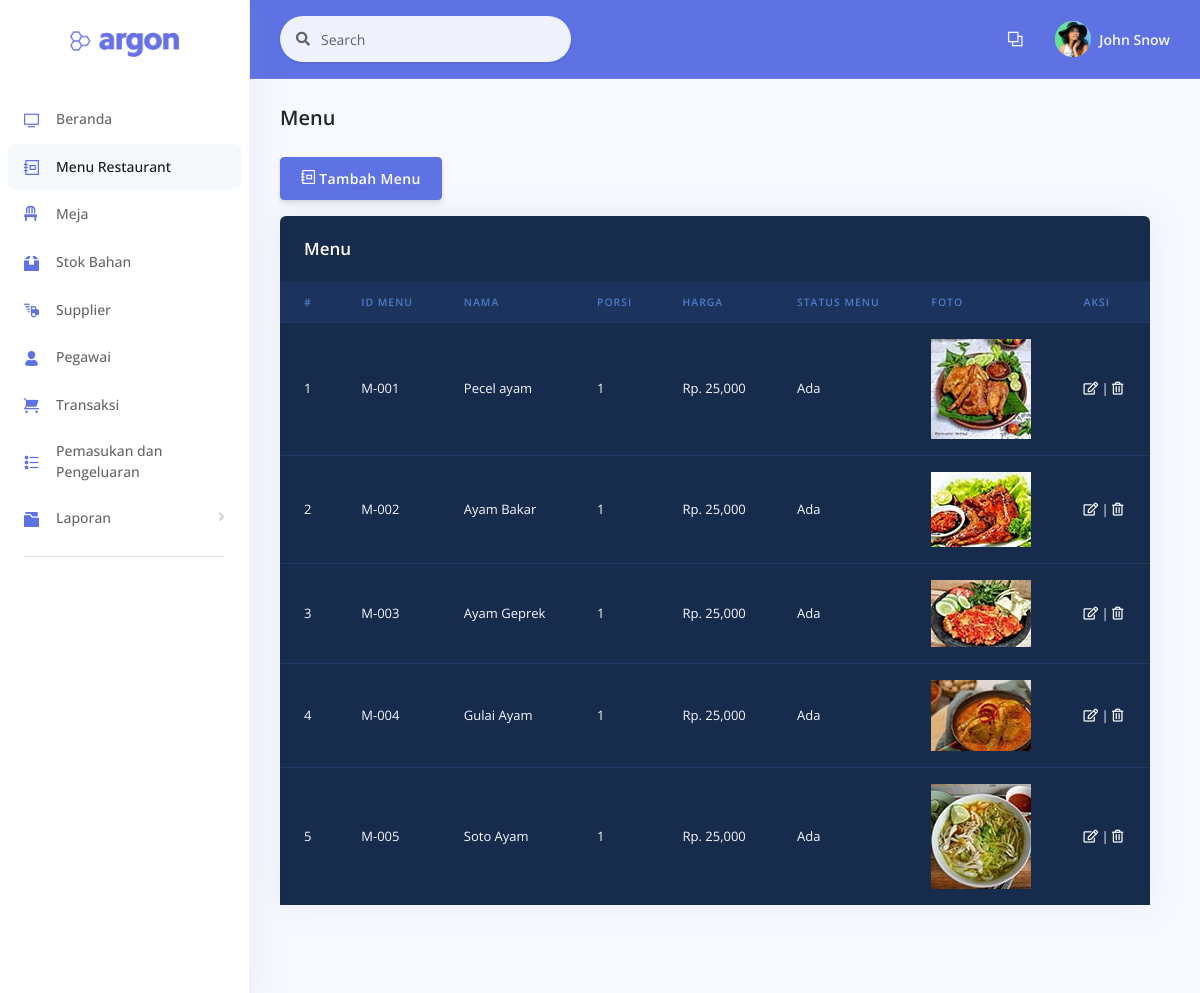
/examples/menu.php, run on the app's committed database.
### tables this page shows
CREATE TABLE `menu` (
  `id_menu` varchar(5) NOT NULL,
  `nama_menu` varchar(50) NOT NULL,
  `porsi` int(11) NOT NULL,
  `harga` int(11) NOT NULL,
  `status_menu` varchar(10) NOT NULL,
  `estimasi_waktu_buat` time NOT NULL,
  `gambar` varchar(100) NOT NULL
);

### examples/functions.php (called while the page is built, shortened)
<?php
function koneksi() {
	$conn = mysqli_connect("localhost", "root", "");
	mysqli_select_db($conn, "pw_restaurant");
	return $conn;
}
function query($sql) {
	$conn = koneksi();
	$result = mysqli_query($conn, "$sql");
	$rows = [];
	while ($row = mysqli_fetch_assoc($result)) {
		$rows[] = $row;
	}
	return $rows;
}
?>

### examples/menu.php (the view, shortened to what this page needs)
<?php
  require 'functions.php';
  $menu = query("SELECT * FROM menu");
?>
<!DOCTYPE html>
<html>
<head>
  <link rel="stylesheet" href="../assets/vendor/nucleo/css/nucleo.css" type="text/css">
  <link rel="stylesheet" href="../assets/vendor/@fortawesome/fontawesome-free/css/all.min.css" type="text/css">
  <link rel="stylesheet" href="../assets/css/argon.css?v=1.2.0" type="text/css">
  <link rel="stylesheet" href="../assets/css/style.css">
</head>
<body>
  <nav class="sidenav navbar navbar-vertical  fixed-left  navbar-expand-xs navbar-light bg-white" id="sidenav-main">
    <div class="scrollbar-inner">
      <div class="sidenav-header  align-items-center">
        <a class="navbar-brand" href="javascript:void(0)">
          <img src="../assets/img/brand/blue.png" class="navbar-brand-img" alt="...">
        </a>
      </div>
      <div class="navbar-inner">
        <div class="collapse navbar-collapse" id="sidenav-collapse-main">
          <ul class="navbar-nav">
            <li class="nav-item">
              <a class="nav-link" href="beranda.php">
                <i class="ni ni-tv-2 text-primary"></i>
                <span class="nav-link-text">Beranda</span>
              </a>
            </li>
            <li class="nav-item">
              <a class="nav-link active" href="menu.php">
                <i class="ni ni-collection text-primary"></i>
                <span class="nav-link-text">Menu Restaurant</span>
              </a>
            </li>
            <li class="nav-item">
              <a class="nav-link" href="meja.php">
                <i class="fas fa-chair text-primary"></i>
                <span class="nav-link-text">Meja</span>
              </a>
            </li>
            <li class="nav-item">
              <a class="nav-link" href="stok.php">
                <i class="ni ni-box-2 text-primary"></i>
                <span class="nav-link-text">Stok Bahan</span>
              </a>
            </li>
            <li class="nav-item">
              <a class="nav-link" href="supplier.php">
                <i class="ni ni-delivery-fast text-primary"></i>
                <span class="nav-link-text">Supplier</span>
              </a>
            </li>
            <li class="nav-item">
              <a class="nav-link" href="pegawai.php">
                <i class="ni ni-single-02 text-primary"></i>
                <span class="nav-link-text">Pegawai</span>
              </a>
            </li>
            <li class="nav-item">
              <a class="nav-link" href="transaksi.php">
                <i class="ni ni-cart text-primary"></i>
                <span class="nav-link-text">Transaksi</span>
              </a>
            </li>
            <li class="nav-item">
              <a class="nav-link" href="pemasukan_pengeluaran.php">
                <i class="ni ni-bullet-list-67 text-primary"></i>
                <span class="nav-link-text">Pemasukan dan Pengeluaran</span>
              </a>
            </li>
            <li class="nav-item">
              <a class="nav-link" data-toggle="collapse" href="#tables">
                <i class="ni ni-folder-17 text-primary"></i>
                <span class="nav-link-text">Laporan</span>
              </a>
            </li>
          </ul>
          <hr class="my-3">
        </div>
      </div>
    </div>
  </nav>
  <div class="main-content" id="panel">
    <nav class="navbar navbar-top navbar-expand navbar-dark bg-primary border-bottom">
      <div class="container-fluid">
        <div class="collapse navbar-collapse" id="navbarSupportedContent">
          <form class="navbar-search navbar-search-light form-inline mr-sm-3" id="navbar-search-main">
            <div class="form-group mb-0">
              <div class="input-group input-group-alternative input-group-merge">
                <div class="input-group-prepend">
                  <span class="input-group-text"><i class="fas fa-search"></i></span>
                </div>
                <input class="form-control" placeholder="Search" type="text">
              </div>
            </div>
          </form>
          <ul class="navbar-nav align-items-center  ml-md-auto ">
            <li class="nav-item dropdown">
              <a class="nav-link" href="#" role="button" data-toggle="dropdown" aria-haspopup="true" aria-expanded="false">
                <i class="ni ni-ungroup"></i>
              </a>
            </li>
          </ul>
          <ul class="navbar-nav align-items-center  ml-auto ml-md-0 ">
            <li class="nav-item dropdown">
              <a class="nav-link pr-0" href="#" role="button" data-toggle="dropdown" aria-haspopup="true" aria-expanded="false">
                <div class="media align-items-center">
                  <span class="avatar avatar-sm rounded-circle">
                    <img alt="Image placeholder" src="../assets/img/theme/team-4.jpg">
                  </span>
                  <div class="media-body  ml-2  d-none d-lg-block">
                    <span class="mb-0 text-sm  font-weight-bold">John Snow</span>
                  </div>
                </div>
              </a>
            </li>
          </ul>
        </div>
      </div>
    </nav>
    <div class="header pb-6">
      <div class="container-fluid">
        <div class="header-body">
          <div class="row align-items-center py-4">
            <div class="col-lg-6 col-7">
              <h6 class="h2 text-dark d-inline-block mb-0">Menu</h6>
            </div>
          </div>
          <a href="tambahmenu.php"><button type="submit" class="btn btn-primary mb-3"><i class="ni ni-collection"></i> Tambah Menu</button></a>
            <div class="row tabel-gelap">
              <div class="col">
                <div class="card bg-default shadow">
                  <div class="card-header bg-transparent border-0">
                    <h3 class="text-white mb-0">Menu</h3>
                  </div>
                  <div class="table-responsive">
                    <table class="table align-items-center table-dark table-flush">
                      <thead class="thead-dark">
                        <tr>
                          <th scope="col" class="sort" data-sort="name">#</th>
                          <th scope="col" class="sort" data-sort="name">ID Menu</th>
                          <th scope="col" class="sort" data-sort="status">Nama</th>
                          <th scope="col" class="sort" data-sort="budget">Porsi</th>
                          <th scope="col" class="sort" data-sort="status">Harga </th>
                          <th scope="col" class="sort" data-sort="budget">Status menu</th>
                          <th scope="col" class="sort" data-sort="budget">Foto</th>
                          <th scope="col" class="sort" data-sort="budget">Aksi</th>
                        </tr>
                      </thead>
                      <tbody class="list">
                        <?php $i = 1; ?>
                          <?php foreach ($menu as $m) { ?>
                          <tr>
                            <td><?php echo $i++;?></td>
                            <td><?php echo $m['id_menu'];?></td>
                            <td><?php echo $m['nama_menu'];?></td>
                            <td><?php echo $m['porsi'];?></td>
                            <td>Rp. <?php echo number_format($m['harga']);?></td>
                            <td><?php echo $m['status_menu'];?></td>
                            <td><img src="../assets/img/<?php echo $m['gambar']; ?>" alt=""></td>
                            <td>
                            <a href=""><i class="far fa-edit text-white"></i></a> |
                            <a href=""><i class="far fa-trash-alt text-white"></i></a>
                            </td>
                          </tr>
                          <?php } ?>
                      </tbody>
                    </table>
                  </div>
                </div>
              </div>
            </div>
        </div>
      </div>
    </div>
    <div class="container-fluid mt--6">
      <footer class="footer pt-0">
      </footer>
    </div>
  </div>
</body>
</html>

### assets/css/style.css (style rules this page uses)
.tabel-gelap { width: 900px; }

### data on the page
menu: id_menu "M-001", nama_menu "Pecel ayam", porsi "1", harga "25,000", status_menu "Ada", gambar (picture)
menu: id_menu "M-002", nama_menu "Ayam Bakar", porsi "1", harga "25,000", status_menu "Ada", gambar (picture)
menu: id_menu "M-003", nama_menu "Ayam Geprek", porsi "1", harga "25,000", status_menu "Ada", gambar (picture)
menu: id_menu "M-004", nama_menu "Gulai Ayam", porsi "1", harga "25,000", status_menu "Ada", gambar (picture)
menu: id_menu "M-005", nama_menu "Soto Ayam", porsi "1", harga "25,000", status_menu "Ada", gambar (picture)
